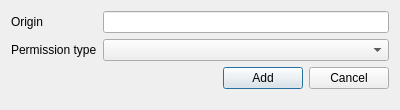
<?xml version="1.0" encoding="UTF-8"?>
<ui version="4.0">
 <class>PermissionDialog</class>
 <widget class="QDialog" name="PermissionDialog">
  <property name="geometry">
   <rect>
    <x>0</x>
    <y>0</y>
    <width>400</width>
    <height>110</height>
   </rect>
  </property>
  <property name="windowTitle">
   <string>Permission</string>
  </property>
  <layout class="QFormLayout" name="formLayout">
   <item row="0" column="0">
    <widget class="QLabel" name="label">
     <property name="text">
      <string>Origin</string>
     </property>
    </widget>
   </item>
   <item row="0" column="1">
    <widget class="QLineEdit" name="m_originLineEdit">
     <property name="readOnly">
      <bool>false</bool>
     </property>
    </widget>
   </item>
   <item row="1" column="0">
    <widget class="QLabel" name="label_2">
     <property name="text">
      <string>Permission type</string>
     </property>
    </widget>
   </item>
   <item row="3" column="1">
    <layout class="QHBoxLayout" name="horizontalLayout">
     <item>
      <spacer name="horizontalSpacer">
       <property name="orientation">
        <enum>Qt::Horizontal</enum>
       </property>
       <property name="sizeHint" stdset="0">
        <size>
         <width>40</width>
         <height>20</height>
        </size>
       </property>
      </spacer>
     </item>
     <item>
      <widget class="QPushButton" name="m_addButton">
       <property name="enabled">
        <bool>true</bool>
       </property>
       <property name="text">
        <string>Add</string>
       </property>
      </widget>
     </item>
     <item>
      <widget class="QPushButton" name="m_cancelButton">
       <property name="text">
        <string>Cancel</string>
       </property>
      </widget>
     </item>
    </layout>
   </item>
   <item row="1" column="1">
    <widget class="QComboBox" name="m_permissionTypeComboBox"/>
   </item>
  </layout>
 </widget>
 <tabstops>
  <tabstop>m_originLineEdit</tabstop>
  <tabstop>m_addButton</tabstop>
  <tabstop>m_cancelButton</tabstop>
 </tabstops>
 <resources/>
 <connections>
  <connection>
   <sender>m_cancelButton</sender>
   <signal>clicked()</signal>
   <receiver>PermissionDialog</receiver>
   <slot>reject()</slot>
   <hints>
    <hint type="sourcelabel">
     <x>349</x>
     <y>89</y>
    </hint>
    <hint type="destinationlabel">
     <x>334</x>
     <y>67</y>
    </hint>
   </hints>
  </connection>
  <connection>
   <sender>m_addButton</sender>
   <signal>clicked()</signal>
   <receiver>PermissionDialog</receiver>
   <slot>accept()</slot>
   <hints>
    <hint type="sourcelabel">
     <x>264</x>
     <y>88</y>
    </hint>
    <hint type="destinationlabel">
     <x>218</x>
     <y>68</y>
    </hint>
   </hints>
  </connection>
 </connections>
</ui>
